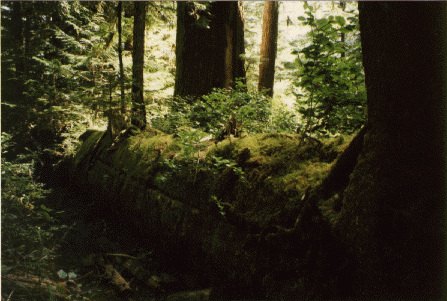
%> input picture labosi/lab-3/2007-08/slike/forest.tif, 447 x 301 px
$ octave z331a.m   (GNU Octave 9; MATLAB toolbox functions it lacks are replaced by stand-ins)
%> lines starting %> are read from the running program, lines starting %| are printed output that depends on the picture
[img, map]=imread('forest.tif');
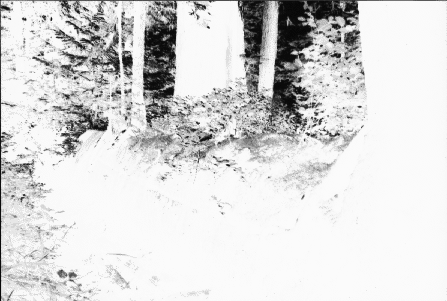
%> img: size 301x447 uint8; min 6, max 251, mean 217.9
%> map = 256 rows, first 12: [1 1 1; 0 1 1; 1 0 1; 0 0 1; 1 0.969 0.969; 0.969 0.937 0.937; 1 1 0.871; 0.969 0.937 0.871; 0.937 0.906 0.871; 0.906 0.839 0.871; 0.906 0.839 0.839; 0.937 0.906 0.808]
img = ind2gray(img, map);
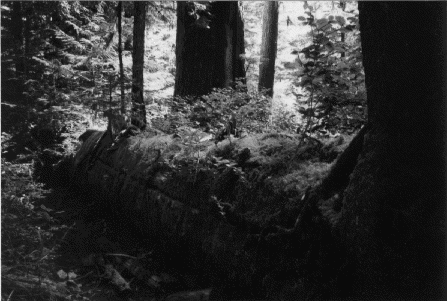
%> img: size 301x447 uint8; min 10, max 251, mean 49.5
imgEQ = histeq(img);
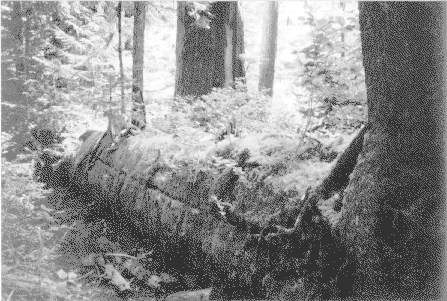
%> imgEQ: size 301x447 uint8; min 49, max 255, mean 138.3
figure, imshow(img)
figure, imshow(imgEQ)

%> (the run ends here)

$ run again, with labosi/lab-3/2007-08/slike/canoe.tif copied over labosi/lab-3/2007-08/slike/forest.tif
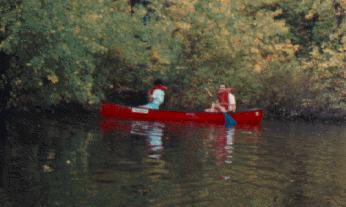
%> input picture labosi/lab-3/2007-08/slike/canoe.tif, 346 x 207 px
%> `[img, map]=imread('forest.tif');`:
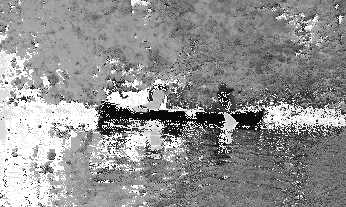
%> img: size 207x346 uint8; min 7, max 255, mean 145.5
%> map = 256 rows, first 12: [1 1 1; 1 1 0; 1 0 1; 1 0 0; 0 1 1; 0 1 0; 0 0 1; 0 0 0; 0.518 0 0; 0.451 0 0; 0.388 0 0; 0.549 0.0627 0.0627]
%> `imgEQ = histeq(img);`:
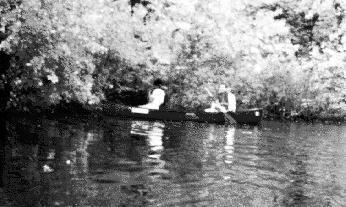
%> imgEQ: size 207x346 single; min 0, max 1, mean 0.503
